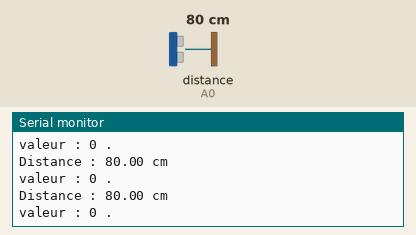
Simulated run of this sketch. Board: Arduino Uno, built with avr-gcc and run on an emulated ATmega328P. On the bench: the last lines printed to the serial monitor. Wiring (inferred from the names in the program): ultrasonic range finder: trigger A1; echo A0. The test bench sets the inputs (shaded band); at power-on: distance to the obstacle (sensor on A0) 80 cm. The echo pulse lasts 58.3 µs per cm.

Above: at 1.2 s.
1.3 s: distance to the obstacle (sensor on A0) set to 35 cm
At 1.45 s:
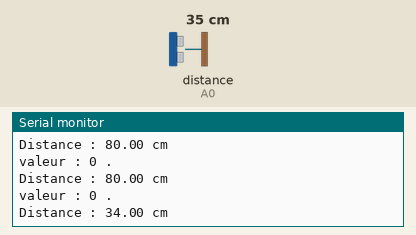
4.3 s: distance to the obstacle (sensor on A0) set to 2 cm
At 4.4 s:
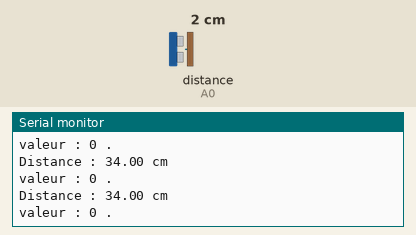
Timing chart, 0 to 7.3 s (numbered marks = the images above; inputs shaded):
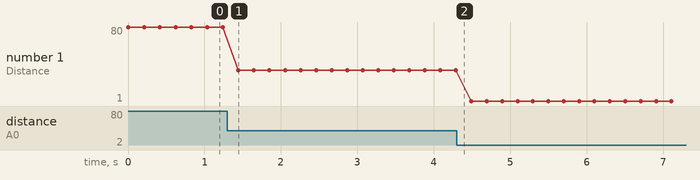

The sketch:

sketch_apr2b.ino
```cpp
#include "nbcrustacier.h"
#include <Arduino.h>

#define ECHOPIN A0 // Pin to receive echo pulse
#define TRIGPIN A1 // Pin to send trigger pulse
CCrustacier capteur;

void setup() {
  // put your setup code here, to run once:
Serial.begin(9600);
capteur = CCrustacier(TRIGPIN, ECHOPIN);
}

void loop() {
// calcule de la distance en cm
  float distance = capteur.getEcho( distance);
  Serial.print("Distance : ");
  Serial.print(distance);
  Serial.println(" cm");
  delay(100);
// incrementation de valeur
int valeur = capteur.getval(distance);
 Serial.print("valeur : ");
  Serial.print(valeur);
  Serial.println(" .");
  delay(100);
}
```

nbcrustacier.cpp
```cpp
#include "nbcrustacier.h"
#include <Arduino.h>
//constructeur
CCrustacier::CCrustacier()
{
 trig=0;
 echo=0;
 val=0;
}
//enregistrement
CCrustacier::CCrustacier(int t, int e)
{
 trig=t;
 echo=e;
 val=0;
  pinMode(trig, OUTPUT);
  pinMode(echo, INPUT);

}
//destructeur
CCrustacier::~CCrustacier()
{

}
// presence de temps crustacer
float CCrustacier::getEcho(long distance)
{
// Envoi d'une impulsion TRIG de 10 µs
    digitalWrite(trig, LOW);
    delayMicroseconds(2);
    digitalWrite(trig, HIGH);
    delayMicroseconds(10);
    digitalWrite(trig, LOW);

 // Lecture de l'impulsion ECHO en microsecondes
long duration = pulseIn(echo, HIGH, 30000);    // Timeout ajusté (30ms = ~5m)
if (duration == 0) {
    return -1;
}
 distance = duration / 58.0; // conversion en cm
return distance;
}
// calcule d'incrementation
float CCrustacier::getval(long distance)
{
  if( distance < 22 )
  {
    val++;

  }
  else
  {
    return val;
  }
}
```

nbcrustacier.h
```cpp
#include <Arduino.h>
class CCrustacier
{
 private:
  float trig; // pin trig
  float echo; // pin echo
  int val; // comptage de passage
  long distance;
 public:
  CCrustacier();
  CCrustacier(int t, int e);
  ~CCrustacier();
  float getEcho(long distance); // methode de lecture capteur
  float getval(long distance);//incrementation
};
```

Measured:
- after the input at 1.3 s, the serial monitor: prints a new line after 0.14 s (image 1)
- plotted number 1: 80 → 34 after the input at 1.3 s, 34 → 1 after the input at 4.3 s
